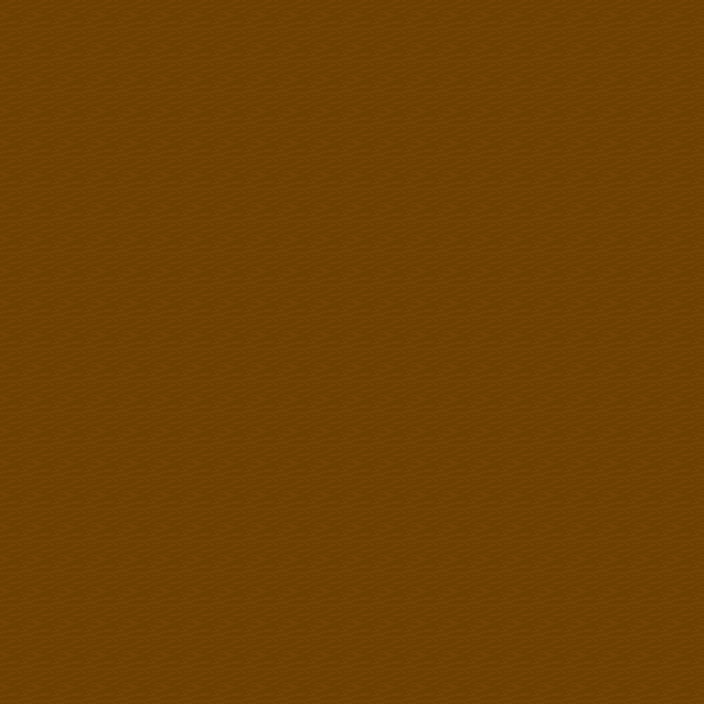

Tiled map render using the project's own tile images. Description and the map definition, with tile-layer contents summarised, below:
An orthogonal 22x22 tile map with 32x32 px tiles, 1 tile layer (Graphics).

<map version="1.0" orientation="orthogonal" renderorder="right-down" width="22" height="22" tilewidth="32" tileheight="32" nextobjectid="1">
 <tileset firstgid="1" name="Forest" tilewidth="32" tileheight="32" tilecount="60" columns="10">
  <image source="Forest.png" width="320" height="192" />
  <terraintypes>
   <terrain name="Tree" tile="-1" />
   <terrain name="Grass" tile="-1" />
  </terraintypes>
  <tile id="0" terrain="1,1,1,0" />
  <tile id="1" terrain="1,1,0,0" />
  <tile id="2" terrain="1,1,0,1" />
  <tile id="3" terrain="0,0,0,1" />
  <tile id="4" terrain="0,0,1,0" />
  <tile id="10" terrain="1,0,1,0" />
  <tile id="11" terrain="0,0,0,0" />
  <tile id="12" terrain="0,1,0,1" />
  <tile id="13" terrain="0,1,0,0" />
  <tile id="14" terrain="1,0,0,0" />
  <tile id="20" terrain="1,0,1,1" />
  <tile id="21" terrain="0,0,1,1" />
  <tile id="22" terrain="0,1,1,1" />
  <tile id="45" terrain="1,1,1,1" />
 </tileset>
 <layer name="Graphics" width="22" height="22">
  <properties>
   <property name="Nodraw" type="int" value="0" />
  </properties>
  <data>[484 cells, 484 non-empty, 1 distinct tile ids]</data>
 </layer>
</map>
